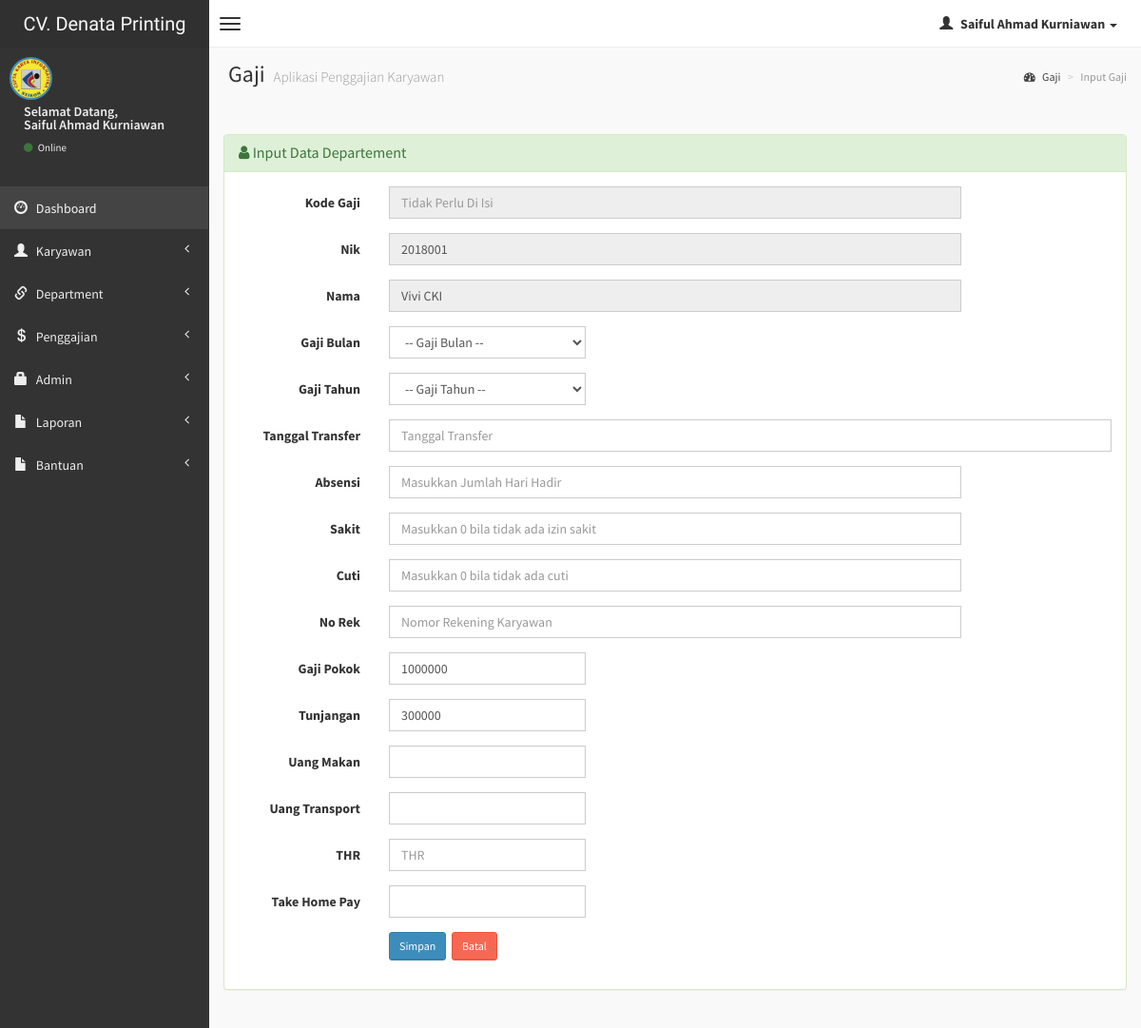
Screenshot of /admin/input-gaji.php?hal=edit&kode=2018001 (signed in) with the database file from the repository.
### tables this page shows
CREATE TABLE `karyawan` (
  `nik` varchar(10) NOT NULL,
  `nama` varchar(50) NOT NULL,
  `alamat` varchar(150) NOT NULL,
  `no_hp` varchar(15) NOT NULL,
  `status` enum('tetap','kontrak','magang','outsource') NOT NULL
);

CREATE TABLE `departemen` (
  `kd_dept` int(10) NOT NULL,
  `nik` varchar(10) NOT NULL,
  `departemen` varchar(20) NOT NULL,
  `jabatan` varchar(15) NOT NULL,
  `gaji_pokok` int(10) NOT NULL,
  `tunjangan` int(10) NOT NULL
);

### admin/input-gaji.php (the view, shortened to what this page needs)
<?php
if (empty($_SESSION['username'])){
	header('location:../index.php');
} else {
?>
<!DOCTYPE html>
<html>
    <head>
        <link href="../dist/css/bootstrap.css" rel="stylesheet" type="text/css" />
        <link href="//cdnjs.cloudflare.com/ajax/libs/font-awesome/4.1.0/css/font-awesome.min.css" rel="stylesheet" type="text/css" />
        <link href="//code.ionicframework.com/ionicons/1.5.2/css/ionicons.min.css" rel="stylesheet" type="text/css" />
        <link href="../css/morris/morris.css" rel="stylesheet" type="text/css" />
        <link href="../css/jvectormap/jquery-jvectormap-1.2.2.css" rel="stylesheet" type="text/css" />
        <link href="../css/datepicker/datepicker3.css" rel="stylesheet" type="text/css" />
        <link href="../css/daterangepicker/daterangepicker-bs3.css" rel="stylesheet" type="text/css" />
        <link href="../css/bootstrap-wysihtml5/bootstrap3-wysihtml5.min.css" rel="stylesheet" type="text/css" />
        <link href="../css/AdminLTE.css" rel="stylesheet" type="text/css" />
        <link rel="stylesheet" href="datatables/dataTables.bootstrap.css"/>
    </head>
    <body class="skin-black">
        <header class="header">
            <a href="index.php" class="logo">
                CV. Denata Printing
            </a>
            <nav class="navbar navbar-static-top" role="navigation">
                <a href="#" class="navbar-btn sidebar-toggle" data-toggle="offcanvas" role="button">
                    <span class="icon-bar"></span>
                    <span class="icon-bar"></span>
                    <span class="icon-bar"></span>
                </a>
                <div class="navbar-right">
                    <ul class="nav navbar-nav">
                        <li class="dropdown user user-menu">
                            <a href="#" class="dropdown-toggle" data-toggle="dropdown">
                                <i class="glyphicon glyphicon-user"></i>
                                <span><?php echo $_SESSION['fullname']; ?> <i class="caret"></i></span>
                            </a>
<?php } ?>
                        </li>
                    </ul>
                </div>
            </nav>
        </header>
        <div class="wrapper row-offcanvas row-offcanvas-left">
            <aside class="left-side sidebar-offcanvas">
                <section class="sidebar">
                    <div class="user-panel">
                        <div class="pull-left image">
                            <img src="<?php echo $_SESSION['gambar']; ?>" class="img-circle" alt="User Image" style="border: 2px solid #3C8DBC;" />
                        </div>
                        <div class="pull-left info">
                            <p>Selamat Datang,<br /><?php echo $_SESSION['fullname']; ?></p>
                            <a href="#"><i class="fa fa-circle text-success"></i> Online</a>
                        </div>
                    </div>
                    <?php include "menu.php"; ?>
                </section>
            </aside>
            <aside class="right-side">
                <section class="content-header">
                    <h1>
                        Gaji
                        <small>Aplikasi Penggajian Karyawan</small>
                    </h1>
                    <ol class="breadcrumb">
                        <li><a href="#"><i class="fa fa-dashboard"></i> Gaji</a></li>
                        <li class="active">Input Gaji</li>
                    </ol>
                </section>
                <section class="content">
                    <br />
                    <div class="row">
                        <div class="col-lg-12">
                        <div class="panel panel-success">
                        <div class="panel-heading">
                        <h3 class="panel-title"><i class="fa fa-user"></i> Input Data Departement </h3>
                        </div>
                        <div class="panel-body">
                  <div class="form-panel">
                      <form class="form-horizontal style-form" action="input-gaji.php" method="post" enctype="multipart/form-data" name="transfer" id="form1">
                          <div class="form-group">
                              <label class="col-sm-2 col-sm-2 control-label">Kode Gaji</label>
                              <div class="col-sm-8">
                                  <input name="kd_gaji" type="text" id="kd_gaji" class="form-control" autocomplete="off" placeholder="Tidak Perlu Di Isi" readonly="readonly" />
                              </div>
                          </div>
                          <?php
                          $kode = $_GET['kode'];
                    $query1="select * from karyawan where nik='$kode'";
                    $tampil=mysqli_query($koneksi, $query1) or die(mysqli_error());
                    while($data=mysqli_fetch_array($tampil))
                    {
                    ?>
                        <div class="form-group">
                              <label class="col-sm-2 col-sm-2 control-label">Nik</label>
                              <div class="col-sm-8">
                                  <input name="nik" type="text" id="nik" value="<?php echo $data['nik']; ?>" class="form-control" autocomplete="off" readonly="readonly" />
                              </div>
                          </div>
                        <div class="form-group">
                              <label class="col-sm-2 col-sm-2 control-label">Nama</label>
                              <div class="col-sm-8">
                                  <input name="" type="text" id="" value="<?php echo $data['nama']; ?>" class="form-control" autocomplete="off" readonly="readonly" />
                              </div>
                          </div> <?php } ?>
                          <div class="form-group">
                              <label class="col-sm-2 col-sm-2 control-label">Gaji Bulan</label>
                              <div class="col-sm-3">
                            <select name="gaji_bulan" class="form-control" required>
							<option value=""> -- Gaji Bulan -- </option>
						    </select>
                              </div>
                          </div>
                          <div class="form-group">
                              <label class="col-sm-2 col-sm-2 control-label">Gaji Tahun</label>
                              <div class="col-sm-3">
                            <select name="gaji_tahun" class="form-control" required>
														<option value=""> -- Gaji Tahun -- </option>
						    </select>
                            </div>
                          </div>
                          <div class="form-group">
                              <label class="col-sm-2 col-sm-2 control-label">Tanggal Transfer</label>
                              <div class="col-sm-10">
                                  <input name="tgl_transfer" id="tgl_transfer" class="input-group date form-control" data-date="" data-date-format="yyyy-mm-dd" type="text" placeholder="Tanggal Transfer" required />
                              </div>
                          </div>
                          <div class="form-group">
                              <label class="col-sm-2 col-sm-2 control-label">Absensi</label>
                              <div class="col-sm-8">
                                  <input name="absensi" type="text" id="absensi" class="form-control" autocomplete="off" autofocus="on" onkeyup="hitung_gaji()" onkeydown="hitung_gaji()" onchange="hitung_gaji()" placeholder="Masukkan Jumlah Hari Hadir" required="required"/>
                              </div>
                          </div>
                          <div class="form-group">
                              <label class="col-sm-2 col-sm-2 control-label">Sakit</label>
                              <div class="col-sm-8">
                                  <input name="sakit" type="text" id="sakit" class="form-control" autocomplete="off" placeholder="Masukkan 0 bila tidak ada izin sakit" required="required"/>
                              </div>
                          </div>
                          <div class="form-group">
                              <label class="col-sm-2 col-sm-2 control-label">Cuti</label>
                              <div class="col-sm-8">
                                  <input name="cuti" type="text" id="cuti" class="form-control" autocomplete="off" placeholder="Masukkan 0 bila tidak ada cuti" required="required"/>
                              </div>
                          </div>
                          <div class="form-group">
                              <label class="col-sm-2 col-sm-2 control-label">No Rek</label>
                              <div class="col-sm-8">
                                  <input name="no_rek" type="text" id="no_rek" class="form-control" autocomplete="off" placeholder="Nomor Rekening Karyawan" required="required"/>
                              </div>
                          </div>
                          <?php
                    $query2="select * from departemen where nik='$_GET[kode]'";
                    $tampil1=mysqli_query($koneksi, $query2) or die(mysqli_error());
                    while($data1=mysqli_fetch_array($tampil1))
                    {
                    ?>
                          <div class="form-group">
                              <label class="col-sm-2 col-sm-2 control-label">Gaji Pokok</label>
                              <div class="col-sm-3">
                            <input name="gaji" type="text" id="gaji" class="form-control" value="<?php echo $data1['gaji_pokok']; ?>" autocomplete="off" placeholder="Gaji Pokok" autocomplete="off" required />
                            </div>
                          </div>
                          <div class="form-group">
                              <label class="col-sm-2 col-sm-2 control-label">Tunjangan</label>
                              <div class="col-sm-3">
                            <input name="tunjangan" type="text" id="tunjangan" class="form-control" value="<?php echo $data1['tunjangan']; ?>" placeholder="Tunjangan" autocomplete="off" required />
                            </div>
                          </div>
                          <?php } ?>
                          <div class="form-group">
                              <label class="col-sm-2 col-sm-2 control-label">Uang Makan</label>
                              <div class="col-sm-3">
                            <input name="uang_makan" type="text" id="uang_makan" class="form-control" autocomplete="off" required />
                            </div>
                          </div>
                          <div class="form-group">
                              <label class="col-sm-2 col-sm-2 control-label">Uang Transport</label>
                              <div class="col-sm-3">
                            <input name="uang_transport" type="text" id="uang_transport" class="form-control" autocomplete="off" required />
                            </div>
                          </div>
                          <div class="form-group">
                              <label class="col-sm-2 col-sm-2 control-label">THR</label>
                              <div class="col-sm-3">
                            <input name="thr" type="text" id="thr" class="form-control" autocomplete="off" onkeyup="hitung_gaji()" onkeydown="hitung_gaji()" onchange="hitung_gaji()" placeholder="THR" required />
                            </div>
                          </div>
                          <div class="form-group">
                              <label class="col-sm-2 col-sm-2 control-label">Take Home Pay</label>
                              <div class="col-sm-3">
                            <input name="total" type="text" id="total" class="form-control" autocomplete="off" required />
                            </div>
                          </div>
                          <div class="form-group">
                              <label class="col-sm-2 col-sm-2 control-label"></label>
                              <div class="col-sm-10">
                                  <input type="submit" name="input" value="Simpan" class="btn btn-sm btn-primary" />&nbsp;
	                              <a href="input-gaji1.php" class="btn btn-sm btn-danger">Batal </a>
                              </div>
                          </div>
                      </form>
                  </div>
                  </div>
                  </div>
          		</div>
                    </div>
                </section>
            </aside>
        </div>
    </body>
</html>

### rows the page displays
karyawan: nik "2018001", nama "Vivi CKI"
departemen: gaji "1000000", tunjangan "300000"

### other values shown
$_SESSION['fullname'] "Saiful Ahmad Kurniawan"
